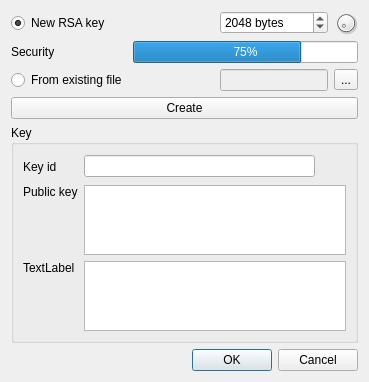
<?xml version="1.0" encoding="UTF-8"?>
<ui version="4.0">
 <class>NewRsaDialog</class>
 <widget class="QDialog" name="NewRsaDialog">
  <property name="geometry">
   <rect>
    <x>0</x>
    <y>0</y>
    <width>369</width>
    <height>340</height>
   </rect>
  </property>
  <property name="windowTitle">
   <string>New RSA</string>
  </property>
  <layout class="QGridLayout" name="gridLayout">
   <item row="0" column="2">
    <widget class="QSpinBox" name="newrsakey">
     <property name="suffix">
      <string notr="true"> bytes</string>
     </property>
     <property name="minimum">
      <number>1024</number>
     </property>
     <property name="maximum">
      <number>65536</number>
     </property>
     <property name="singleStep">
      <number>256</number>
     </property>
     <property name="value">
      <number>2048</number>
     </property>
    </widget>
   </item>
   <item row="0" column="0">
    <widget class="QRadioButton" name="newrsakeyr">
     <property name="text">
      <string>New RSA key</string>
     </property>
     <property name="checked">
      <bool>true</bool>
     </property>
    </widget>
   </item>
   <item row="2" column="1">
    <spacer name="horizontalSpacer_2">
     <property name="orientation">
      <enum>Qt::Horizontal</enum>
     </property>
     <property name="sizeHint" stdset="0">
      <size>
       <width>40</width>
       <height>20</height>
      </size>
     </property>
    </spacer>
   </item>
   <item row="2" column="0">
    <widget class="QRadioButton" name="fromfiler">
     <property name="text">
      <string>From existing file</string>
     </property>
    </widget>
   </item>
   <item row="0" column="3">
    <widget class="QDial" name="newrsakeyd">
     <property name="maximumSize">
      <size>
       <width>24</width>
       <height>24</height>
      </size>
     </property>
     <property name="minimum">
      <number>1024</number>
     </property>
     <property name="maximum">
      <number>65536</number>
     </property>
     <property name="singleStep">
      <number>256</number>
     </property>
     <property name="pageStep">
      <number>1024</number>
     </property>
     <property name="value">
      <number>2048</number>
     </property>
    </widget>
   </item>
   <item row="0" column="1">
    <spacer name="horizontalSpacer">
     <property name="orientation">
      <enum>Qt::Horizontal</enum>
     </property>
     <property name="sizeHint" stdset="0">
      <size>
       <width>40</width>
       <height>20</height>
      </size>
     </property>
    </spacer>
   </item>
   <item row="1" column="0">
    <widget class="QLabel" name="label">
     <property name="text">
      <string>Security</string>
     </property>
    </widget>
   </item>
   <item row="4" column="0" colspan="4">
    <widget class="QGroupBox" name="groupBox">
     <property name="title">
      <string>Key</string>
     </property>
     <layout class="QGridLayout" name="gridLayout_2">
      <item row="2" column="0">
       <widget class="QLabel" name="label_3">
        <property name="text">
         <string>Public key</string>
        </property>
        <property name="alignment">
         <set>Qt::AlignLeading|Qt::AlignLeft|Qt::AlignTop</set>
        </property>
       </widget>
      </item>
      <item row="1" column="0">
       <widget class="QLabel" name="label_2">
        <property name="text">
         <string>Key id</string>
        </property>
        <property name="alignment">
         <set>Qt::AlignLeading|Qt::AlignLeft|Qt::AlignVCenter</set>
        </property>
       </widget>
      </item>
      <item row="1" column="2">
       <widget class="QLabel" name="actioni">
        <property name="minimumSize">
         <size>
          <width>25</width>
          <height>25</height>
         </size>
        </property>
        <property name="maximumSize">
         <size>
          <width>25</width>
          <height>25</height>
         </size>
        </property>
        <property name="text">
         <string/>
        </property>
       </widget>
      </item>
      <item row="1" column="1">
       <widget class="QLineEdit" name="keyid">
        <property name="readOnly">
         <bool>true</bool>
        </property>
       </widget>
      </item>
      <item row="2" column="1" colspan="2">
       <widget class="QTextEdit" name="textEdit"/>
      </item>
      <item row="3" column="0">
       <widget class="QLabel" name="label_4">
        <property name="text">
         <string>TextLabel</string>
        </property>
        <property name="alignment">
         <set>Qt::AlignLeading|Qt::AlignLeft|Qt::AlignTop</set>
        </property>
       </widget>
      </item>
      <item row="3" column="1" colspan="2">
       <widget class="QTextEdit" name="textEdit_2"/>
      </item>
     </layout>
    </widget>
   </item>
   <item row="2" column="2">
    <widget class="QLineEdit" name="fromfile">
     <property name="enabled">
      <bool>false</bool>
     </property>
    </widget>
   </item>
   <item row="2" column="3">
    <widget class="QToolButton" name="fromfileb">
     <property name="enabled">
      <bool>true</bool>
     </property>
     <property name="text">
      <string>...</string>
     </property>
    </widget>
   </item>
   <item row="5" column="0" colspan="4">
    <widget class="QDialogButtonBox" name="buttonBox">
     <property name="enabled">
      <bool>true</bool>
     </property>
     <property name="orientation">
      <enum>Qt::Horizontal</enum>
     </property>
     <property name="standardButtons">
      <set>QDialogButtonBox::Cancel|QDialogButtonBox::Ok</set>
     </property>
    </widget>
   </item>
   <item row="1" column="1" colspan="3">
    <widget class="QProgressBar" name="security">
     <property name="enabled">
      <bool>true</bool>
     </property>
     <property name="maximum">
      <number>10000</number>
     </property>
     <property name="value">
      <number>7500</number>
     </property>
     <property name="format">
      <string>%p%</string>
     </property>
    </widget>
   </item>
   <item row="3" column="0" colspan="4">
    <widget class="QPushButton" name="action">
     <property name="text">
      <string>Create</string>
     </property>
    </widget>
   </item>
  </layout>
 </widget>
 <resources/>
 <connections>
  <connection>
   <sender>buttonBox</sender>
   <signal>accepted()</signal>
   <receiver>NewRsaDialog</receiver>
   <slot>accept()</slot>
   <hints>
    <hint type="sourcelabel">
     <x>252</x>
     <y>139</y>
    </hint>
    <hint type="destinationlabel">
     <x>157</x>
     <y>143</y>
    </hint>
   </hints>
  </connection>
  <connection>
   <sender>buttonBox</sender>
   <signal>rejected()</signal>
   <receiver>NewRsaDialog</receiver>
   <slot>reject()</slot>
   <hints>
    <hint type="sourcelabel">
     <x>320</x>
     <y>139</y>
    </hint>
    <hint type="destinationlabel">
     <x>286</x>
     <y>143</y>
    </hint>
   </hints>
  </connection>
  <connection>
   <sender>newrsakey</sender>
   <signal>valueChanged(int)</signal>
   <receiver>newrsakeyd</receiver>
   <slot>setValue(int)</slot>
   <hints>
    <hint type="sourcelabel">
     <x>237</x>
     <y>15</y>
    </hint>
    <hint type="destinationlabel">
     <x>363</x>
     <y>19</y>
    </hint>
   </hints>
  </connection>
  <connection>
   <sender>newrsakeyd</sender>
   <signal>valueChanged(int)</signal>
   <receiver>newrsakey</receiver>
   <slot>setValue(int)</slot>
   <hints>
    <hint type="sourcelabel">
     <x>363</x>
     <y>19</y>
    </hint>
    <hint type="destinationlabel">
     <x>237</x>
     <y>15</y>
    </hint>
   </hints>
  </connection>
  <connection>
   <sender>newrsakeyr</sender>
   <signal>toggled(bool)</signal>
   <receiver>newrsakeyd</receiver>
   <slot>setEnabled(bool)</slot>
   <hints>
    <hint type="sourcelabel">
     <x>85</x>
     <y>15</y>
    </hint>
    <hint type="destinationlabel">
     <x>363</x>
     <y>19</y>
    </hint>
   </hints>
  </connection>
  <connection>
   <sender>newrsakeyr</sender>
   <signal>toggled(bool)</signal>
   <receiver>newrsakey</receiver>
   <slot>setEnabled(bool)</slot>
   <hints>
    <hint type="sourcelabel">
     <x>85</x>
     <y>15</y>
    </hint>
    <hint type="destinationlabel">
     <x>335</x>
     <y>19</y>
    </hint>
   </hints>
  </connection>
  <connection>
   <sender>fromfiler</sender>
   <signal>toggled(bool)</signal>
   <receiver>fromfileb</receiver>
   <slot>setEnabled(bool)</slot>
   <hints>
    <hint type="sourcelabel">
     <x>69</x>
     <y>80</y>
    </hint>
    <hint type="destinationlabel">
     <x>364</x>
     <y>82</y>
    </hint>
   </hints>
  </connection>
  <connection>
   <sender>fromfiler</sender>
   <signal>toggled(bool)</signal>
   <receiver>fromfile</receiver>
   <slot>setEnabled(bool)</slot>
   <hints>
    <hint type="sourcelabel">
     <x>69</x>
     <y>80</y>
    </hint>
    <hint type="destinationlabel">
     <x>335</x>
     <y>81</y>
    </hint>
   </hints>
  </connection>
  <connection>
   <sender>newrsakeyr</sender>
   <signal>toggled(bool)</signal>
   <receiver>security</receiver>
   <slot>setEnabled(bool)</slot>
   <hints>
    <hint type="sourcelabel">
     <x>27</x>
     <y>13</y>
    </hint>
    <hint type="destinationlabel">
     <x>188</x>
     <y>40</y>
    </hint>
   </hints>
  </connection>
 </connections>
</ui>
